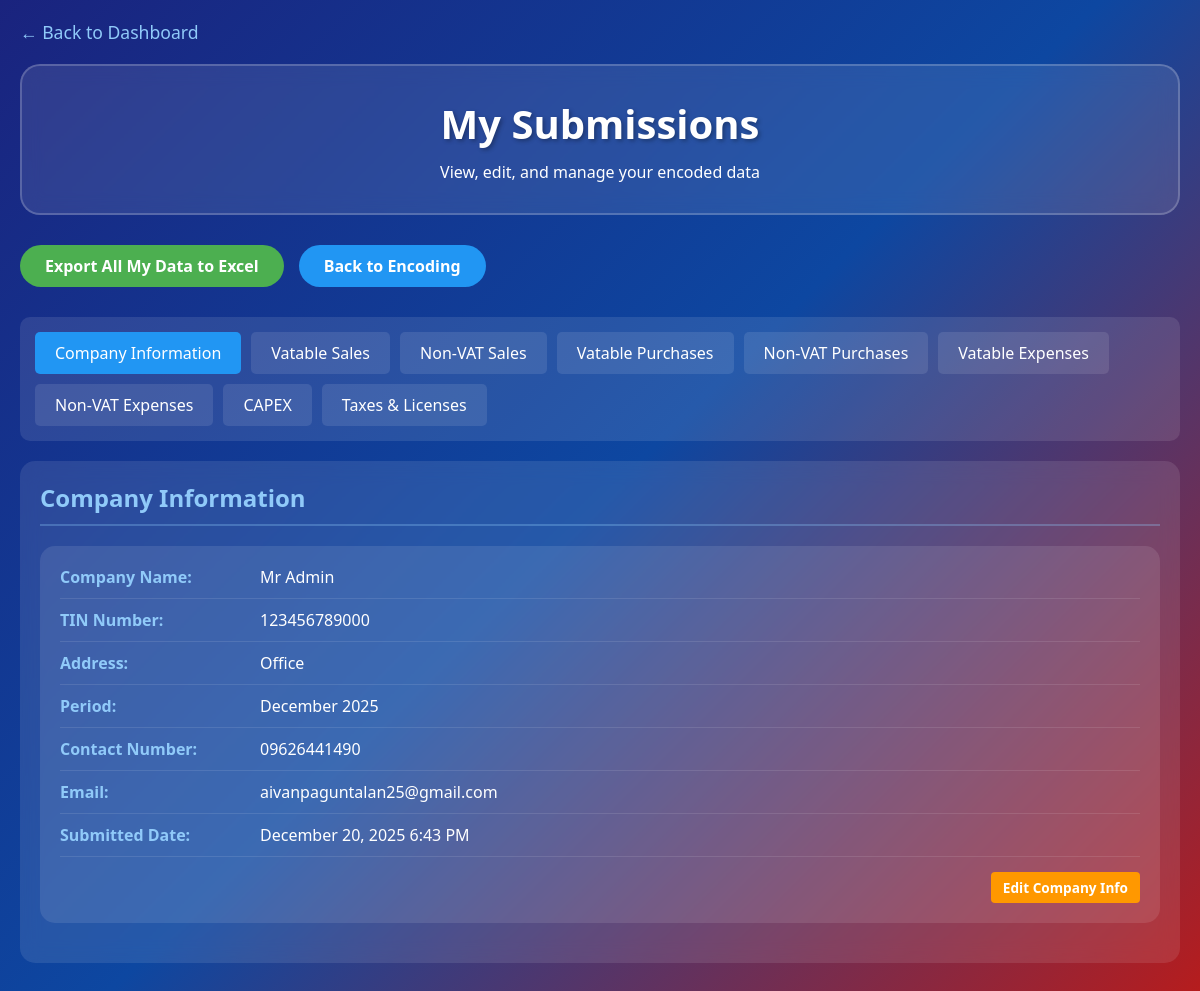
The app's page /my_submissions.php (signed in) with its own data.
### tables this page shows
CREATE TABLE information (
    id INT PRIMARY KEY AUTO_INCREMENT,
    user_id INT NOT NULL,
    company_name VARCHAR(255) NOT NULL,
    address TEXT NOT NULL,
    tin_number VARCHAR(12) NOT NULL,
    month VARCHAR(20) NOT NULL,
    year YEAR NOT NULL,
    authorized_employee VARCHAR(255),
    contact_number VARCHAR(20),
    email VARCHAR(100),
    submitted_at TIMESTAMP DEFAULT CURRENT_TIMESTAMP,
    FOREIGN KEY (user_id) REFERENCES users(id) ON DELETE CASCADE
);

### my_submissions.php (the view, shortened to what this page needs)
<?php
require_once 'config.php';
$user_id = $_SESSION['user_id'];
function fetchUserData($conn, $table, $user_id) {
    if ($table == 'information') {
        $query = "SELECT * FROM $table WHERE user_id = ? ORDER BY submitted_at DESC";
    } else {
        $query = "SELECT * FROM $table WHERE user_id = ? ORDER BY date DESC";
    }
    $stmt = $conn->prepare($query);
    $stmt->bind_param("i", $user_id);
    $stmt->execute();
    return $stmt->get_result();
}
$info_result = fetchUserData($conn, 'information', $user_id);
?>
<!DOCTYPE html>
<html lang="en">
<head>
</head>
<body>
    <div class="container">
        <a href="index.php" class="back-btn">← Back to Dashboard</a>
        <header>
            <h1>My Submissions</h1>
            <p>View, edit, and manage your encoded data</p>
        </header>
        <div class="action-buttons">
            <a href="export_my_data.php" class="btn btn-success">Export All My Data to Excel</a>
            <a href="index.php" class="btn btn-primary">Back to Encoding</a>
        </div>
        <div class="tabs">
            <div class="tab active" onclick="showSection('information')">Company Information</div>
            <div class="tab" onclick="showSection('vatable_sales')">Vatable Sales</div>
            <div class="tab" onclick="showSection('non_vat_sales')">Non-VAT Sales</div>
            <div class="tab" onclick="showSection('vatable_purchases')">Vatable Purchases</div>
            <div class="tab" onclick="showSection('non_vat_purchases')">Non-VAT Purchases</div>
            <div class="tab" onclick="showSection('vatable_expenses')">Vatable Expenses</div>
            <div class="tab" onclick="showSection('non_vat_expenses')">Non-VAT Expenses</div>
            <div class="tab" onclick="showSection('capex')">CAPEX</div>
            <div class="tab" onclick="showSection('taxes_licenses')">Taxes & Licenses</div>
        </div>
        <div id="information" class="data-section active">
            <h2>Company Information</h2>
            <?php if ($info_result->num_rows > 0): ?>
                <?php while($info = $info_result->fetch_assoc()): ?>
                <div class="info-card">
                    <div class="info-row">
                        <div class="info-label">Company Name:</div>
                        <div class="info-value"><?php echo htmlspecialchars($info['company_name']); ?></div>
                    </div>
                    <div class="info-row">
                        <div class="info-label">TIN Number:</div>
                        <div class="info-value"><?php echo $info['tin_number']; ?></div>
                    </div>
                    <div class="info-row">
                        <div class="info-label">Address:</div>
                        <div class="info-value"><?php echo nl2br(htmlspecialchars($info['address'])); ?></div>
                    </div>
                    <div class="info-row">
                        <div class="info-label">Period:</div>
                        <div class="info-value"><?php echo $info['month'] . ' ' . $info['year']; ?></div>
                    </div>
                    <div class="info-row">
                        <div class="info-label">Contact Number:</div>
                        <div class="info-value"><?php echo $info['contact_number']; ?></div>
                    </div>
                    <div class="info-row">
                        <div class="info-label">Email:</div>
                        <div class="info-value"><?php echo $info['email']; ?></div>
                    </div>
                    <div class="info-row">
                        <div class="info-label">Submitted Date:</div>
                        <div class="info-value"><?php echo date('F j, Y g:i A', strtotime($info['submitted_at'])); ?></div>
                    </div>
                    <div style="text-align: right; margin-top: 15px;">
                        <a href="edit_data.php?type=information&id=<?php echo $info['id']; ?>" class="btn btn-warning btn-small">Edit Company Info</a>
                    </div>
                </div>
                <?php endwhile; ?>
            <?php else: ?>
                <div class="no-data">No company information submitted yet.</div>
            <?php endif; ?>
        </div>
    </div>
</body>
</html>

### my_submissions.php (style rules this page uses)
* { margin: 0; padding: 0; box-sizing: border-box; }
body { font-family: 'Segoe UI', Tahoma, Geneva, Verdana, sans-serif; background: linear-gradient(135deg, #1a237e 0%, #0d47a1 50%, #b71c1c 100%); min-height: 100vh; color: white; }
.container { max-width: 1800px; margin: 0 auto; padding: 20px; }
header { background: rgba(255, 255, 255, 0.1); backdrop-filter: blur(10px); border-radius: 20px; padding: 30px; margin-bottom: 30px; text-align: center; border: 2px solid rgba(255, 255, 255, 0.2); }
h1 { font-size: 2.5rem; margin-bottom: 10px; color: white; text-shadow: 2px 2px 4px rgba(0,0,0,0.3); }
.back-btn { display: inline-block; margin-bottom: 20px; color: #90caf9; text-decoration: none; font-size: 1.1rem; }
.action-buttons { display: flex; gap: 15px; margin-bottom: 30px; flex-wrap: wrap; }
.btn { padding: 10px 25px; border-radius: 25px; border: none; font-size: 1rem; font-weight: bold; cursor: pointer; transition: all 0.3s ease; text-decoration: none; display: inline-block; }
.btn-primary { background: #2196f3; color: white; }
.btn-success { background: #4caf50; color: white; }
.btn-warning { background: #ff9800; color: white; }
.data-section { background: rgba(255, 255, 255, 0.1); backdrop-filter: blur(10px); border-radius: 15px; padding: 20px; margin-bottom: 20px; display: none; }
.data-section.active { display: block; }
.data-section h2 { margin-bottom: 20px; color: #90caf9; border-bottom: 2px solid rgba(144, 202, 249, 0.3); padding-bottom: 10px; }
.tabs { display: flex; flex-wrap: wrap; gap: 10px; margin-bottom: 20px; background: rgba(255, 255, 255, 0.1); padding: 15px; border-radius: 10px; }
.tab { padding: 10px 20px; background: rgba(255, 255, 255, 0.1); border-radius: 5px; cursor: pointer; transition: all 0.3s ease; }
.tab.active { background: #2196f3; }
.info-card { background: rgba(255, 255, 255, 0.1); border-radius: 15px; padding: 20px; margin-bottom: 20px; }
.info-row { display: flex; margin-bottom: 10px; padding-bottom: 10px; border-bottom: 1px solid rgba(255,255,255,0.1); }
.info-label { font-weight: bold; width: 200px; color: #90caf9; }
.info-value { flex: 1; }
.btn-small { padding: 6px 12px; font-size: 0.85rem; border-radius: 4px; }

### records on screen
information: company_name "Mr Admin", tin_number "123456789000", address "Office", month "December", year "2025", contact_number "09626441490", email "aivanpaguntalan25@gmail.com", submitted_at "December 20, 2025 6:43 PM"
